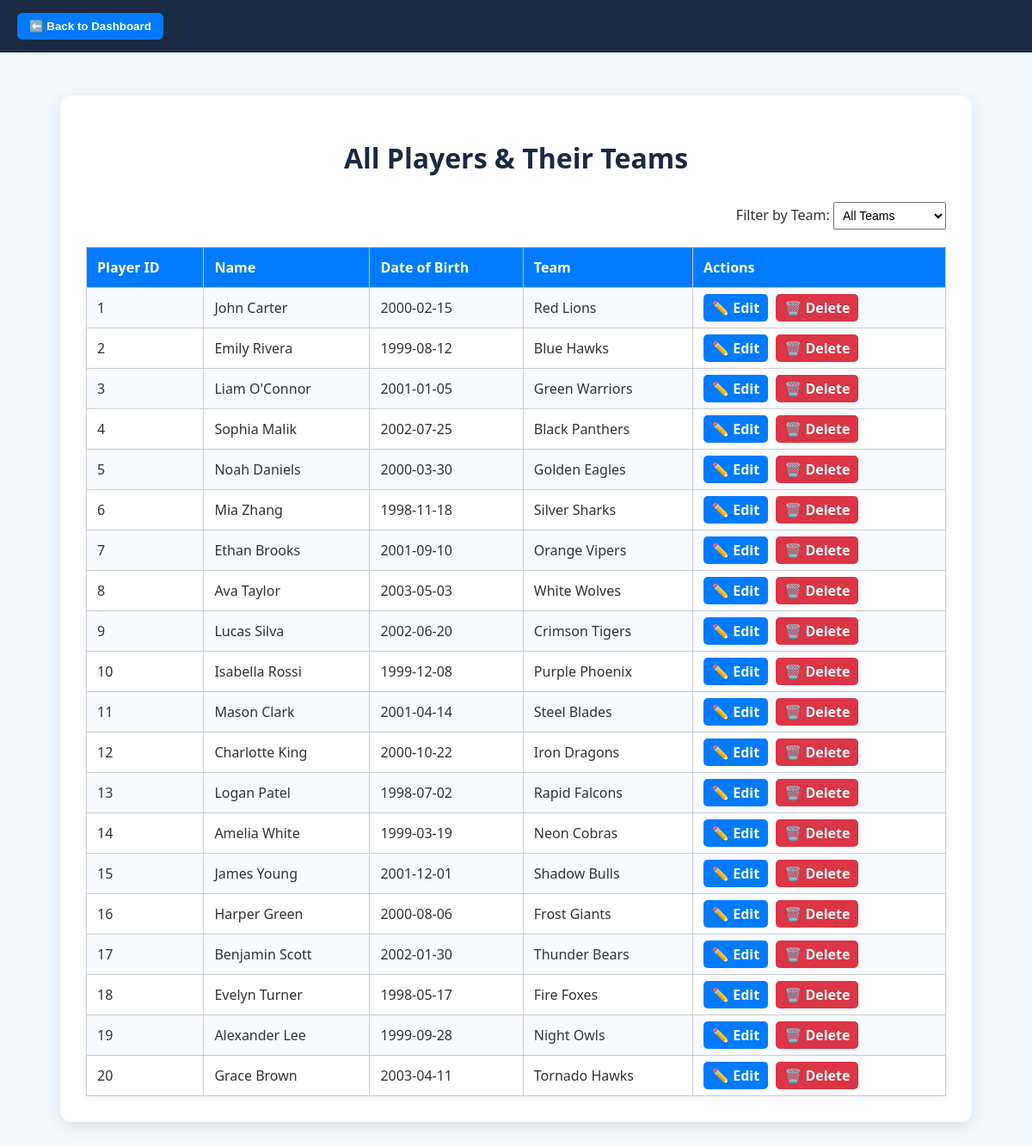
/game_analytics/index.php, run on the app's committed database.
### tables this page shows
CREATE TABLE `player` (
  `PlayerID` int(11) NOT NULL,
  `Name` varchar(100) NOT NULL
);

CREATE TABLE `playeridentity` (
  `Name` varchar(100) NOT NULL,
  `DoB` date NOT NULL,
  `TeamID` int(11) NOT NULL
);

CREATE TABLE `team` (
  `TeamID` int(11) NOT NULL,
  `TeamName` varchar(100) NOT NULL
);

### game_analytics/index.php (the view, shortened to what this page needs)
<?php
include 'db.php';
$sort = $_GET['sort'] ?? 'PlayerID';
$teamFilter = $_GET['team'] ?? '';
$sql = "SELECT Player.PlayerID, PlayerIdentity.Name, PlayerIdentity.DoB, Team.TeamName
        FROM Player
        JOIN PlayerIdentity ON Player.Name = PlayerIdentity.Name
        JOIN Team ON PlayerIdentity.TeamID = Team.TeamID";
$params = [];
$sql .= " ORDER BY $sort";
$stmt = $conn->prepare($sql);
$stmt->execute($params);
$result = $stmt->fetchAll(PDO::FETCH_ASSOC);
?>
<!DOCTYPE html>
<html>
<head>
    <link rel="stylesheet" href="style.css">
</head>
<body>
<div class="top-bar">
    <button onclick="window.location.href='dashboard.php'">⬅️ Back to Dashboard</button>
</div>
<div class="container">
    <h1>All Players & Their Teams</h1>
    <form method="GET" class="filter-form">
        <label for="team">Filter by Team:</label>
        <select name="team" onchange="this.form.submit()">
            <option value="">All Teams</option>
        </select>
    </form>
    <table>
        <tr>
            <th><a href="?sort=PlayerID<?= $teamFilter ? "&team=$teamFilter" : '' ?>">Player ID</a></th>
            <th><a href="?sort=Name<?= $teamFilter ? "&team=$teamFilter" : '' ?>">Name</a></th>
            <th><a href="?sort=DoB<?= $teamFilter ? "&team=$teamFilter" : '' ?>">Date of Birth</a></th>
            <th><a href="?sort=TeamName<?= $teamFilter ? "&team=$teamFilter" : '' ?>">Team</a></th>
            <th>Actions</th>
        </tr>
        <?php foreach ($result as $row): ?>
            <tr>
                <td><?= htmlspecialchars($row['PlayerID']) ?></td>
                <td><?= htmlspecialchars($row['Name']) ?></td>
                <td><?= htmlspecialchars($row['DoB']) ?></td>
                <td><?= htmlspecialchars($row['TeamName']) ?></td>
                <td>
                    <a class="action-btn edit-btn" href="edit_player.php?id=<?= $row['PlayerID'] ?>">✏️ Edit</a>
                    <a class="action-btn delete-btn" href="delete_player.php?id=<?= $row['PlayerID'] ?>" onclick="return confirm('Are you sure you want to delete this player?')">🗑️ Delete</a>
                </td>
            </tr>
        <?php endforeach; ?>
    </table>
</div>
</body>
</html>

### game_analytics/style.css (style rules this page uses)
body { font-family: 'Segoe UI', sans-serif; background-color: #eaf6ff; margin: 0; padding: 0; color: #333; }
.container { max-width: 1000px; margin: 50px auto; background: #fff; padding: 30px; border-radius: 12px; box-shadow: 0 5px 20px rgba(0, 0, 0, 0.1); }
h1 { text-align: center; color: #1a2a42; margin-bottom: 30px; }
table { width: 100%; border-collapse: collapse; margin-top: 20px; }
th, td { padding: 12px 16px; text-align: left; }
th { background-color: #007acc; color: white; font-weight: 600; }
tr:nth-child(even) { background-color: #f5faff; }
a { color: #ffffff; text-decoration: none; }
.filter-form { text-align: right; margin-bottom: 10px; }
select { padding: 5px; font-size: 14px; }
.edit-btn { background-color: #007BFF; color: white; padding: 6px 12px; border-radius: 5px; text-decoration: none; font-weight: bold; transition: background-color 0.2s ease-in-out; }

### game_analytics/index.php (style rules this page uses)
body { background-color: #f2f9ff; font-family: 'Segoe UI', sans-serif; margin: 0; padding: 0; }
.top-bar { background-color: #1a2a42; color: white; padding: 15px 20px; }
.top-bar button { background-color: #007BFF; border: none; color: white; padding: 8px 14px; border-radius: 6px; font-weight: bold; cursor: pointer; }
.container { padding: 30px; }
h1 { color: #1a2a42; }
.filter-form { margin-bottom: 20px; }
.filter-form select { padding: 6px; font-size: 14px; }
table { width: 100%; border-collapse: collapse; margin-top: 10px; background-color: white; box-shadow: 0 2px 10px rgba(0,0,0,0.05); }
th, td { padding: 12px; border: 1px solid #ccc; text-align: left; }
th { background-color: #007BFF; color: white; }
tr:nth-child(even) { background-color: #f7fbff; }
.action-btn { padding: 5px 10px; border-radius: 5px; font-weight: bold; text-decoration: none; margin-right: 5px; }
.edit-btn { background-color: #007BFF; color: white; }
.delete-btn { background-color: #dc3545; color: white; }

### data on the page
player: PlayerID "1", Name.Name "John Carter", Name.DoB "2000-02-15", team.TeamName "Red Lions"
player: PlayerID "2", Name.Name "Emily Rivera", Name.DoB "1999-08-12", team.TeamName "Blue Hawks"
player: PlayerID "3", Name.Name "Liam O'Connor", Name.DoB "2001-01-05", team.TeamName "Green Warriors"
player: PlayerID "4", Name.Name "Sophia Malik", Name.DoB "2002-07-25", team.TeamName "Black Panthers"
player: PlayerID "5", Name.Name "Noah Daniels", Name.DoB "2000-03-30", team.TeamName "Golden Eagles"
player: PlayerID "6", Name.Name "Mia Zhang", Name.DoB "1998-11-18", team.TeamName "Silver Sharks"
player: PlayerID "7", Name.Name "Ethan Brooks", Name.DoB "2001-09-10", team.TeamName "Orange Vipers"
player: PlayerID "8", Name.Name "Ava Taylor", Name.DoB "2003-05-03", team.TeamName "White Wolves"
player: PlayerID "9", Name.Name "Lucas Silva", Name.DoB "2002-06-20", team.TeamName "Crimson Tigers"
player: PlayerID "10", Name.Name "Isabella Rossi", Name.DoB "1999-12-08", team.TeamName "Purple Phoenix"
player: PlayerID "11", Name.Name "Mason Clark", Name.DoB "2001-04-14", team.TeamName "Steel Blades"
player: PlayerID "12", Name.Name "Charlotte King", Name.DoB "2000-10-22", team.TeamName "Iron Dragons"
player: PlayerID "13", Name.Name "Logan Patel", Name.DoB "1998-07-02", team.TeamName "Rapid Falcons"
player: PlayerID "14", Name.Name "Amelia White", Name.DoB "1999-03-19", team.TeamName "Neon Cobras"
player: PlayerID "15", Name.Name "James Young", Name.DoB "2001-12-01", team.TeamName "Shadow Bulls"
player: PlayerID "16", Name.Name "Harper Green", Name.DoB "2000-08-06", team.TeamName "Frost Giants"
player: PlayerID "17", Name.Name "Benjamin Scott", Name.DoB "2002-01-30", team.TeamName "Thunder Bears"
player: PlayerID "18", Name.Name "Evelyn Turner", Name.DoB "1998-05-17", team.TeamName "Fire Foxes"
player: PlayerID "19", Name.Name "Alexander Lee", Name.DoB "1999-09-28", team.TeamName "Night Owls"
player: PlayerID "20", Name.Name "Grace Brown", Name.DoB "2003-04-11", team.TeamName "Tornado Hawks"
